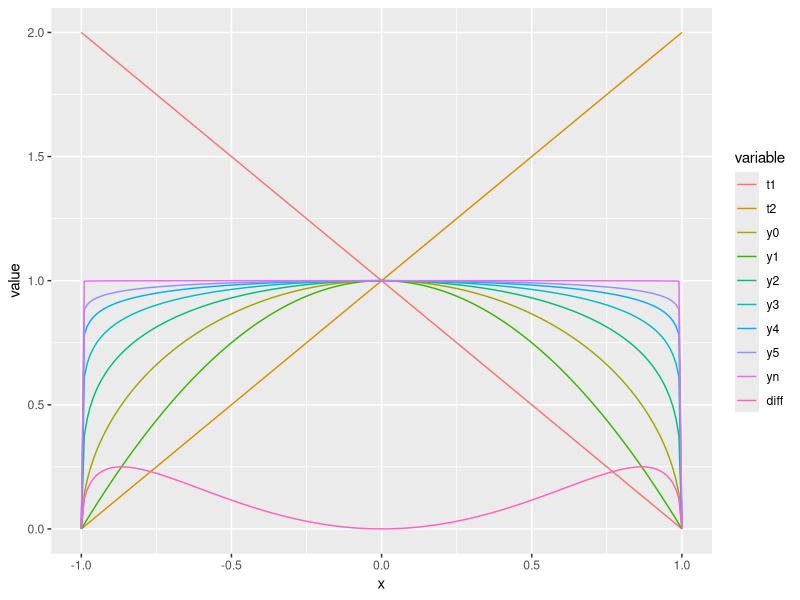

R code for this plot:
## ---- chunk 1
library(reshape2)
library(ggplot2)

cat("\014")  

genseq <- function(by=.1, r=1) {
    seq(-r, r, by=by)
}

f <- function(x, r=1) {
    sqrt((r-x)*(r+x))
}

area <- function(x, r=1) {
    f(x) * r
}

circleMatrix <- function(n, r=1) {
    x <- genseq(n, r)
    y <- f(x)
    
    matrix(c(x, y), 2)
}

### Data
r <- 1
by <- .01
x <- genseq(by, r)
y <- y0 <- f(x, r)
t1 <- (r-x)
t2 <- (r+x)
y1 <- t1 * t2
y2 <- sqrt(y0)
y3 <-sqrt(y2)
y4 <- sqrt(y3)
y5 <- sqrt(y4)
yn <- y0^(1/1000)
diff <- y0 - y1

df <- data.frame(x, t1, t2, y0, y1, y2, y3, y4, y5, yn, diff)
# par(mfrow=c(1,1))
# plot(df)
# print(df)
df <- melt(df, id="x")

g1 <- ggplot(df, aes(x, value, color=variable)) + geom_line()
#     scale_x_continuous(limits = c(-r, r)) +
#     scale_y_continuous(limits = c(-r, r))
plot(g1)

diff1 <- y0 - y1
diff2 <- y0 / y1
diff3 <- y1 - y0
diff4 <- y1 / y0
diff <- data.frame(x, diff1, diff2, diff3, diff4)
diff <- melt(diff, id="x")

g2 <- ggplot(diff, aes(x, value, color=variable)) + geom_line()
#     scale_x_continuous(limits = c(-r, r)) +
#     scale_y_continuous(limits = c(-r, r))
# plot(g2)
## ---- chunk 2
bys <- 10^(0:4)
x <- sapply(1/bys, circleMatrix)
    
